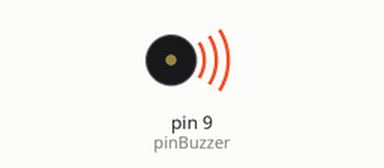
This sketch was run on a simulated Arduino Uno, built with avr-gcc and run on an emulated ATmega328P. Shown: buzzer (waves = sounding).

Above: at 0.2 s.
At 8.5 s:
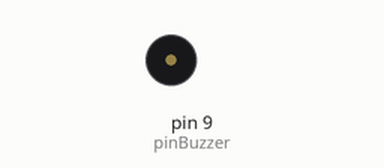
Timing chart, 0 to 14.3 s (numbered marks = the images above):
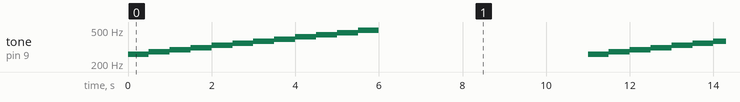

Measured:
- by itself, tone on pin 9 (pinBuzzer): repeats every 11.0 s: 277 Hz 0.50 s, 294 Hz 0.50 s, 311 Hz 0.50 s, 330 Hz 0.50 s, 349 Hz 0.50 s, 370 Hz 0.50 s, 392 Hz 0.50 s, 415 Hz 0.50 s, 440 Hz 0.50 s, 466 Hz 0.50 s, 494 Hz 0.50 s, silent 5.0 s, 261 Hz 0.50 s

The sketch:

Buzzer_sonidos.ino
```cpp
const int pinBuzzer = 9;

const int tonos[] = {261, 277, 294, 311, 330, 349, 370, 392, 415, 440, 466, 494};
const int countTonos = 12;

void setup()
{
}

void loop()
{
 for (int iTono = 0; iTono < countTonos; iTono++)
 {
 tone(pinBuzzer, tonos[iTono]);
 delay(500);
 }
 noTone(pinBuzzer);
 delay (5000);
}
```
